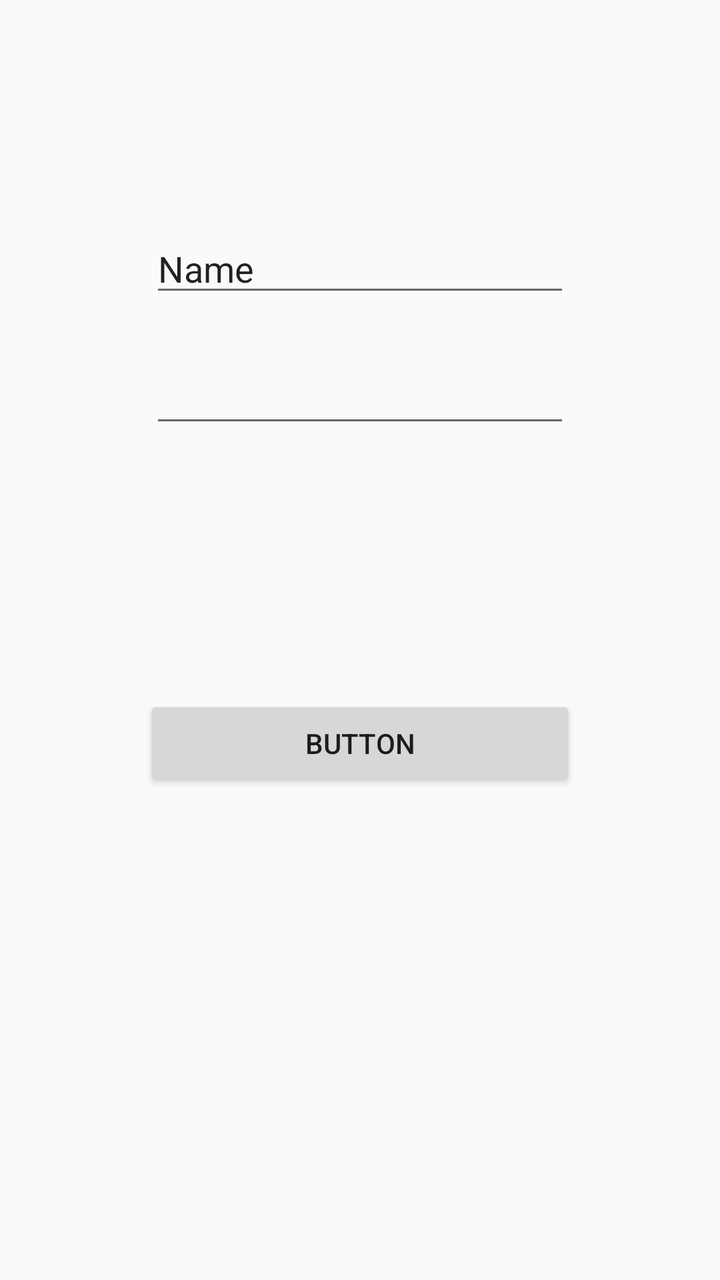
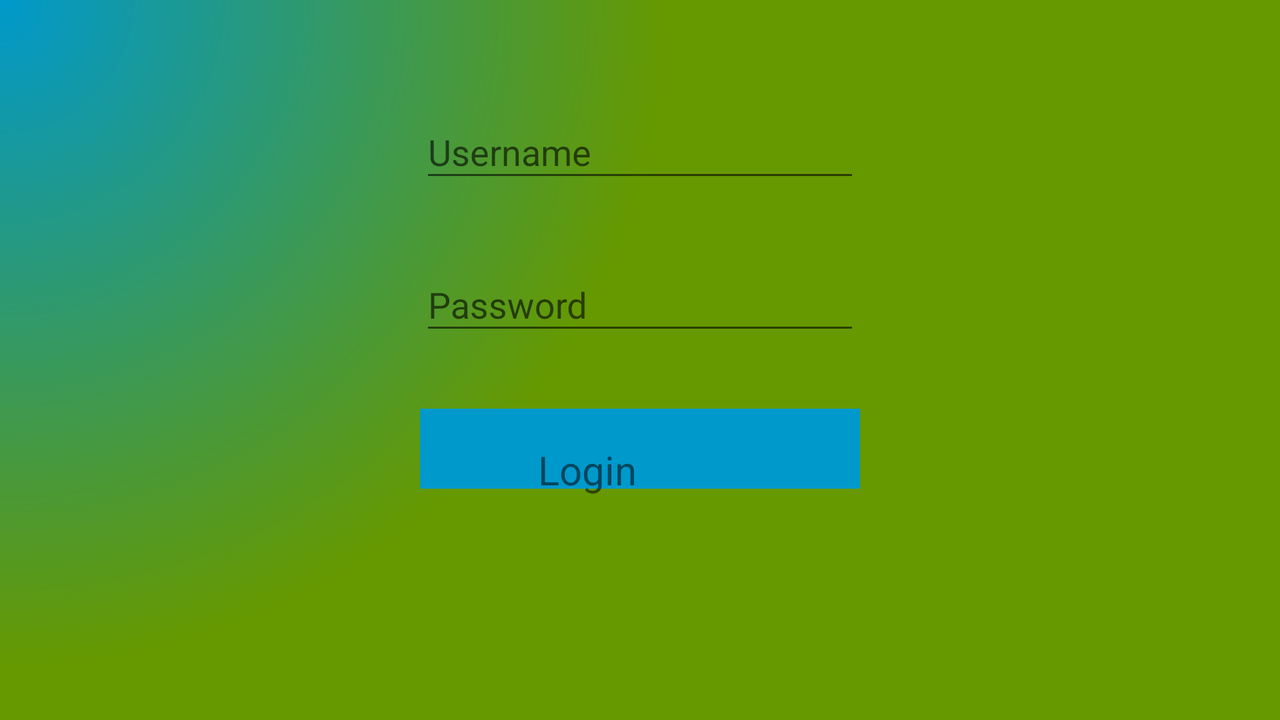

First picture: res/layout/ on a phone held upright. Second picture: the repository's own variant of that layout, on a device whose configuration matches the variant's folder. Source for both follows.
<!-- AndroidManifest.xml: application theme AppTheme -->
<!-- res/layout/activity_login_screen.xml -->
<?xml version="1.0" encoding="utf-8"?>
<android.support.constraint.ConstraintLayout
    xmlns:android="http://schemas.android.com/apk/res/android"
    xmlns:app="http://schemas.android.com/apk/res-auto"
    xmlns:tools="http://schemas.android.com/tools"
    android:layout_width="match_parent"
    android:layout_height="match_parent">

    <EditText
        android:layout_width="wrap_content"
        android:layout_height="wrap_content"
        android:inputType="textPersonName"
        android:text="Name"
        android:ems="10"
        android:id="@+id/editText"
        android:layout_marginStart="16dp"
        app:layout_constraintLeft_toLeftOf="parent"
        android:layout_marginEnd="16dp"
        app:layout_constraintRight_toRightOf="parent"
        android:layout_marginTop="112dp"
        app:layout_constraintTop_toTopOf="parent" />

    <EditText
        android:layout_width="wrap_content"
        android:layout_height="wrap_content"
        android:inputType="textPassword"
        android:ems="10"
        android:id="@+id/editText2"
        android:layout_marginTop="24dp"
        app:layout_constraintTop_toBottomOf="@+id/editText"
        android:layout_marginEnd="16dp"
        app:layout_constraintRight_toRightOf="parent"
        android:layout_marginStart="16dp"
        app:layout_constraintLeft_toLeftOf="parent" />

    <Button
        android:text="Button"
        android:layout_width="216dp"
        android:layout_height="wrap_content"
        android:id="@+id/button"
        android:layout_marginTop="72dp"
        app:layout_constraintTop_toBottomOf="@+id/editText2"
        android:layout_marginEnd="16dp"
        app:layout_constraintRight_toRightOf="parent"
        android:layout_marginStart="16dp"
        app:layout_constraintLeft_toLeftOf="parent"
        app:layout_constraintBottom_toBottomOf="parent"
        android:layout_marginBottom="16dp"
        app:layout_constraintVertical_bias="0.2" />
</android.support.constraint.ConstraintLayout>
<!-- resources referenced by this layout -->
<resources>
  <style name="AppTheme" parent="Theme.AppCompat.Light.DarkActionBar">
          
          <item name="colorPrimary">@color/colorPrimary</item>
          <item name="colorPrimaryDark">@color/colorPrimaryDark</item>
          <item name="colorAccent">@color/colorAccent</item>
      </style>
</resources>
<!-- res/layout-land/activity_login_screen.xml (the repository's variant of the layout above) -->
<!-- drawn on the phone turned sideways -->
<?xml version="1.0" encoding="utf-8"?>
<android.support.constraint.ConstraintLayout
    xmlns:android="http://schemas.android.com/apk/res/android"
    xmlns:app="http://schemas.android.com/apk/res-auto"
    android:background="@drawable/background"
    android:layout_width="match_parent"
    android:layout_height="match_parent">

    <android.support.design.widget.TextInputLayout
        android:layout_width="220dp"
        android:layout_height="wrap_content"
        android:id="@+id/username_wrapper"
        android:layout_marginTop="40dp"
        app:layout_constraintTop_toTopOf="parent"
        android:layout_marginEnd="16dp"
        app:layout_constraintRight_toRightOf="parent"
        android:layout_marginStart="16dp"
        app:layout_constraintLeft_toLeftOf="parent"
        app:hintTextAppearance="@style/TextInputLayout">

        <android.support.design.widget.TextInputEditText
            android:layout_width="match_parent"
            android:layout_height="wrap_content"
            android:id="@+id/username"
            android:imeOptions="flagNoExtractUi"
            android:hint="@string/username"/>

    </android.support.design.widget.TextInputLayout>

    <android.support.design.widget.TextInputLayout
        android:layout_width="220dp"
        android:layout_height="wrap_content"
        android:layout_marginTop="24dp"
        app:layout_constraintTop_toBottomOf="@+id/username_wrapper"
        android:layout_marginEnd="16dp"
        app:layout_constraintRight_toRightOf="parent"
        android:layout_marginStart="16dp"
        app:layout_constraintLeft_toLeftOf="parent"
        android:id="@+id/textInputLayout">

        <android.support.design.widget.TextInputEditText
            android:layout_width="match_parent"
            android:layout_height="wrap_content"
            android:id="@+id/password"
            android:imeOptions="flagNoExtractUi"
            android:hint="@string/password"
            android:inputType="textPassword"/>

    </android.support.design.widget.TextInputLayout>

    <ImageButton
        android:layout_width="220dp"
        android:layout_height="80dp"
        android:onClick="checkLogin"
        android:src="@drawable/login_button"
        android:layout_marginTop="32dp"
        app:layout_constraintTop_toBottomOf="@+id/textInputLayout"
        android:layout_marginEnd="16dp"
        app:layout_constraintRight_toRightOf="parent"
        android:layout_marginStart="16dp"
        app:layout_constraintLeft_toLeftOf="parent"
        android:background="@null"
        android:id="@+id/imageButton" />

    <TextView
        android:layout_width="102dp"
        android:layout_height="46dp"
        android:clickable="false"
        android:text="@string/login"
        android:textSize="20sp"
        app:layout_constraintRight_toRightOf="@+id/imageButton"
        app:layout_constraintLeft_toLeftOf="@+id/imageButton"
        app:layout_constraintBottom_toBottomOf="@+id/imageButton"
        app:layout_constraintTop_toTopOf="@+id/imageButton" />



</android.support.constraint.ConstraintLayout>
<!-- resources referenced by the variant -->
<!-- as the phone turned sideways resolves them -->
<resources>
  <!-- drawable background (drawable) -->
  <?xml version="1.0" encoding="utf-8"?>
  <shape android:shape="rectangle"
      xmlns:android="http://schemas.android.com/apk/res/android">
      <gradient
          android:type="radial"
          android:startColor="@android:color/holo_blue_dark"
          android:endColor="@android:color/holo_green_dark"
          android:gradientRadius="1000"
          android:angle="270"
          android:centerX="0"
          android:centerY="0"/>
  
  </shape>
  <!-- drawable login_button (drawable) -->
  <?xml version="1.0" encoding="utf-8"?>
  <vector xmlns:android="http://schemas.android.com/apk/res/android"
      android:width="300dp"
      android:height="150dp"
      android:viewportWidth="300"
      android:viewportHeight="300">
      <path
          android:fillColor="@android:color/holo_blue_dark"
          android:pathData="M0,0 L0,150 L300,150 L300,0 z"/>
  </vector>
  <string name="login">Login</string>
  <string name="password">Password</string>
  <string name="username">Username</string>
  <style name="TextInputLayout" parent="@android:style/TextAppearance">
          <item name="android:textColor">@color/colorAccent</item>
      </style>
  <style name="AppTheme" parent="Theme.AppCompat.Light.DarkActionBar">
          
          <item name="colorPrimary">@color/colorPrimary</item>
          <item name="colorPrimaryDark">@color/colorPrimaryDark</item>
          <item name="colorAccent">@color/colorAccent</item>
      </style>
</resources>
